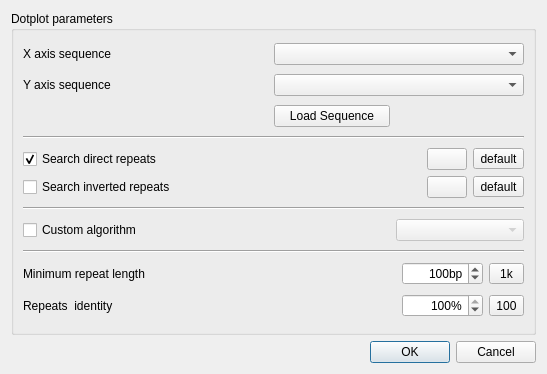
<?xml version="1.0" encoding="UTF-8"?>
<ui version="4.0">
 <class>DotPlotDialog</class>
 <widget class="QDialog" name="DotPlotDialog">
  <property name="windowModality">
   <enum>Qt::ApplicationModal</enum>
  </property>
  <property name="enabled">
   <bool>true</bool>
  </property>
  <property name="geometry">
   <rect>
    <x>0</x>
    <y>0</y>
    <width>547</width>
    <height>374</height>
   </rect>
  </property>
  <property name="windowTitle">
   <string>Compare sequences using Dotplot</string>
  </property>
  <property name="windowIcon">
   <iconset>
    <normaloff>:/repeat_finder/repeats_image</normaloff>:/repeat_finder/repeats_image</iconset>
  </property>
  <property name="modal">
   <bool>true</bool>
  </property>
  <layout class="QVBoxLayout" name="verticalLayout">
   <item>
    <widget class="QGroupBox" name="paramsBox">
     <property name="title">
      <string>Dotplot parameters</string>
     </property>
     <layout class="QGridLayout" name="gridLayout">
      <item row="6" column="0" colspan="6">
       <widget class="Line" name="line">
        <property name="baseSize">
         <size>
          <width>0</width>
          <height>0</height>
         </size>
        </property>
        <property name="frameShadow">
         <enum>QFrame::Sunken</enum>
        </property>
        <property name="orientation">
         <enum>Qt::Horizontal</enum>
        </property>
       </widget>
      </item>
      <item row="9" column="0">
       <widget class="QCheckBox" name="algoCheck">
        <property name="text">
         <string>Custom algorithm</string>
        </property>
       </widget>
      </item>
      <item row="9" column="3" colspan="3">
       <widget class="QComboBox" name="algoCombo">
        <property name="enabled">
         <bool>false</bool>
        </property>
       </widget>
      </item>
      <item row="10" column="0" colspan="6">
       <widget class="Line" name="line_2">
        <property name="orientation">
         <enum>Qt::Horizontal</enum>
        </property>
       </widget>
      </item>
      <item row="13" column="1" colspan="3">
       <spacer name="horizontalSpacer_5">
        <property name="orientation">
         <enum>Qt::Horizontal</enum>
        </property>
        <property name="sizeHint" stdset="0">
         <size>
          <width>40</width>
          <height>20</height>
         </size>
        </property>
       </spacer>
      </item>
      <item row="11" column="2">
       <spacer name="horizontalSpacer_4">
        <property name="orientation">
         <enum>Qt::Horizontal</enum>
        </property>
        <property name="sizeHint" stdset="0">
         <size>
          <width>40</width>
          <height>20</height>
         </size>
        </property>
       </spacer>
      </item>
      <item row="0" column="0">
       <widget class="QLabel" name="label_4">
        <property name="text">
         <string>X axis sequence</string>
        </property>
       </widget>
      </item>
      <item row="11" column="0">
       <widget class="QLabel" name="label_2">
        <property name="minimumSize">
         <size>
          <width>0</width>
          <height>0</height>
         </size>
        </property>
        <property name="text">
         <string>Minimum repeat length</string>
        </property>
       </widget>
      </item>
      <item row="4" column="0">
       <widget class="QLabel" name="label_5">
        <property name="text">
         <string>Y axis sequence</string>
        </property>
       </widget>
      </item>
      <item row="13" column="0">
       <widget class="QLabel" name="label_3">
        <property name="text">
         <string>Repeats  identity</string>
        </property>
       </widget>
      </item>
      <item row="0" column="2" colspan="4">
       <widget class="QComboBox" name="xAxisCombo"/>
      </item>
      <item row="11" column="4">
       <widget class="QSpinBox" name="minLenBox">
        <property name="sizePolicy">
         <sizepolicy hsizetype="Minimum" vsizetype="Fixed">
          <horstretch>0</horstretch>
          <verstretch>0</verstretch>
         </sizepolicy>
        </property>
        <property name="minimumSize">
         <size>
          <width>0</width>
          <height>0</height>
         </size>
        </property>
        <property name="alignment">
         <set>Qt::AlignRight|Qt::AlignTrailing|Qt::AlignVCenter</set>
        </property>
        <property name="suffix">
         <string>bp</string>
        </property>
        <property name="prefix">
         <string/>
        </property>
        <property name="minimum">
         <number>2</number>
        </property>
        <property name="maximum">
         <number>1000000</number>
        </property>
        <property name="singleStep">
         <number>1</number>
        </property>
        <property name="value">
         <number>100</number>
        </property>
       </widget>
      </item>
      <item row="11" column="5">
       <widget class="QToolButton" name="minLenHeuristicsButton">
        <property name="sizePolicy">
         <sizepolicy hsizetype="Minimum" vsizetype="Fixed">
          <horstretch>0</horstretch>
          <verstretch>0</verstretch>
         </sizepolicy>
        </property>
        <property name="toolTip">
         <string>Heuristic based selection of repeat length so the number of repeats in the sequence will not exceed 1000</string>
        </property>
        <property name="text">
         <string>1k</string>
        </property>
       </widget>
      </item>
      <item row="4" column="2" colspan="4">
       <widget class="QComboBox" name="yAxisCombo"/>
      </item>
      <item row="13" column="4">
       <widget class="QSpinBox" name="identityBox">
        <property name="sizePolicy">
         <sizepolicy hsizetype="Minimum" vsizetype="Fixed">
          <horstretch>0</horstretch>
          <verstretch>0</verstretch>
         </sizepolicy>
        </property>
        <property name="minimumSize">
         <size>
          <width>0</width>
          <height>0</height>
         </size>
        </property>
        <property name="alignment">
         <set>Qt::AlignRight|Qt::AlignTrailing|Qt::AlignVCenter</set>
        </property>
        <property name="suffix">
         <string>%</string>
        </property>
        <property name="minimum">
         <number>50</number>
        </property>
        <property name="maximum">
         <number>100</number>
        </property>
        <property name="value">
         <number>100</number>
        </property>
       </widget>
      </item>
      <item row="13" column="5">
       <widget class="QToolButton" name="hundredPercentButton">
        <property name="sizePolicy">
         <sizepolicy hsizetype="Fixed" vsizetype="Fixed">
          <horstretch>0</horstretch>
          <verstretch>0</verstretch>
         </sizepolicy>
        </property>
        <property name="toolTip">
         <string>Resets repeats identity to 100%</string>
        </property>
        <property name="text">
         <string>100</string>
        </property>
       </widget>
      </item>
      <item row="9" column="1" colspan="2">
       <spacer name="horizontalSpacer_10">
        <property name="orientation">
         <enum>Qt::Horizontal</enum>
        </property>
        <property name="sizeHint" stdset="0">
         <size>
          <width>87</width>
          <height>20</height>
         </size>
        </property>
       </spacer>
      </item>
      <item row="0" column="1">
       <spacer name="horizontalSpacer_2">
        <property name="orientation">
         <enum>Qt::Horizontal</enum>
        </property>
        <property name="sizeHint" stdset="0">
         <size>
          <width>87</width>
          <height>20</height>
         </size>
        </property>
       </spacer>
      </item>
      <item row="4" column="1">
       <spacer name="horizontalSpacer_3">
        <property name="orientation">
         <enum>Qt::Horizontal</enum>
        </property>
        <property name="sizeHint" stdset="0">
         <size>
          <width>87</width>
          <height>20</height>
         </size>
        </property>
       </spacer>
      </item>
      <item row="8" column="0" colspan="6">
       <widget class="Line" name="line_3">
        <property name="orientation">
         <enum>Qt::Horizontal</enum>
        </property>
       </widget>
      </item>
      <item row="7" column="0" colspan="6">
       <layout class="QGridLayout" name="gridLayout_2">
        <item row="1" column="0">
         <widget class="QCheckBox" name="invertedCheckBox">
          <property name="text">
           <string>Search inverted repeats</string>
          </property>
         </widget>
        </item>
        <item row="0" column="0">
         <widget class="QCheckBox" name="directCheckBox">
          <property name="text">
           <string>Search direct repeats</string>
          </property>
          <property name="checked">
           <bool>true</bool>
          </property>
         </widget>
        </item>
        <item row="0" column="3">
         <widget class="QPushButton" name="directColorButton">
          <property name="text">
           <string notr="true"/>
          </property>
          <property name="autoDefault">
           <bool>false</bool>
          </property>
          <property name="default">
           <bool>false</bool>
          </property>
          <property name="flat">
           <bool>false</bool>
          </property>
         </widget>
        </item>
        <item row="0" column="1">
         <spacer name="horizontalSpacer_6">
          <property name="orientation">
           <enum>Qt::Horizontal</enum>
          </property>
          <property name="sizeHint" stdset="0">
           <size>
            <width>40</width>
            <height>20</height>
           </size>
          </property>
         </spacer>
        </item>
        <item row="0" column="4">
         <widget class="QToolButton" name="directDefaultColorButton">
          <property name="text">
           <string>default</string>
          </property>
         </widget>
        </item>
        <item row="1" column="4">
         <widget class="QToolButton" name="invertedDefaultColorButton">
          <property name="text">
           <string>default</string>
          </property>
         </widget>
        </item>
        <item row="1" column="3">
         <widget class="QPushButton" name="invertedColorButton">
          <property name="text">
           <string notr="true"/>
          </property>
          <property name="autoDefault">
           <bool>false</bool>
          </property>
          <property name="default">
           <bool>false</bool>
          </property>
          <property name="flat">
           <bool>false</bool>
          </property>
         </widget>
        </item>
       </layout>
      </item>
      <item row="5" column="2">
       <widget class="QPushButton" name="loadSequenceButton">
        <property name="toolTip">
         <string>Click to load a sequence from the file system. The sequence will be added to the combo boxes when it is loaded to the project</string>
        </property>
        <property name="text">
         <string>Load Sequence</string>
        </property>
       </widget>
      </item>
     </layout>
    </widget>
   </item>
   <item>
    <widget class="QDialogButtonBox" name="buttonBox">
     <property name="standardButtons">
      <set>QDialogButtonBox::Cancel|QDialogButtonBox::Ok</set>
     </property>
    </widget>
   </item>
  </layout>
 </widget>
 <tabstops>
  <tabstop>xAxisCombo</tabstop>
  <tabstop>yAxisCombo</tabstop>
  <tabstop>loadSequenceButton</tabstop>
  <tabstop>directCheckBox</tabstop>
  <tabstop>invertedCheckBox</tabstop>
  <tabstop>directColorButton</tabstop>
  <tabstop>directDefaultColorButton</tabstop>
  <tabstop>invertedColorButton</tabstop>
  <tabstop>invertedDefaultColorButton</tabstop>
  <tabstop>algoCheck</tabstop>
  <tabstop>algoCombo</tabstop>
  <tabstop>minLenBox</tabstop>
  <tabstop>minLenHeuristicsButton</tabstop>
  <tabstop>identityBox</tabstop>
  <tabstop>hundredPercentButton</tabstop>
 </tabstops>
 <resources/>
 <connections>
  <connection>
   <sender>algoCheck</sender>
   <signal>toggled(bool)</signal>
   <receiver>algoCombo</receiver>
   <slot>setEnabled(bool)</slot>
   <hints>
    <hint type="sourcelabel">
     <x>127</x>
     <y>212</y>
    </hint>
    <hint type="destinationlabel">
     <x>526</x>
     <y>213</y>
    </hint>
   </hints>
  </connection>
  <connection>
   <sender>buttonBox</sender>
   <signal>accepted()</signal>
   <receiver>DotPlotDialog</receiver>
   <slot>accept()</slot>
   <hints>
    <hint type="sourcelabel">
     <x>273</x>
     <y>307</y>
    </hint>
    <hint type="destinationlabel">
     <x>273</x>
     <y>163</y>
    </hint>
   </hints>
  </connection>
  <connection>
   <sender>buttonBox</sender>
   <signal>rejected()</signal>
   <receiver>DotPlotDialog</receiver>
   <slot>reject()</slot>
   <hints>
    <hint type="sourcelabel">
     <x>273</x>
     <y>307</y>
    </hint>
    <hint type="destinationlabel">
     <x>273</x>
     <y>163</y>
    </hint>
   </hints>
  </connection>
 </connections>
</ui>
